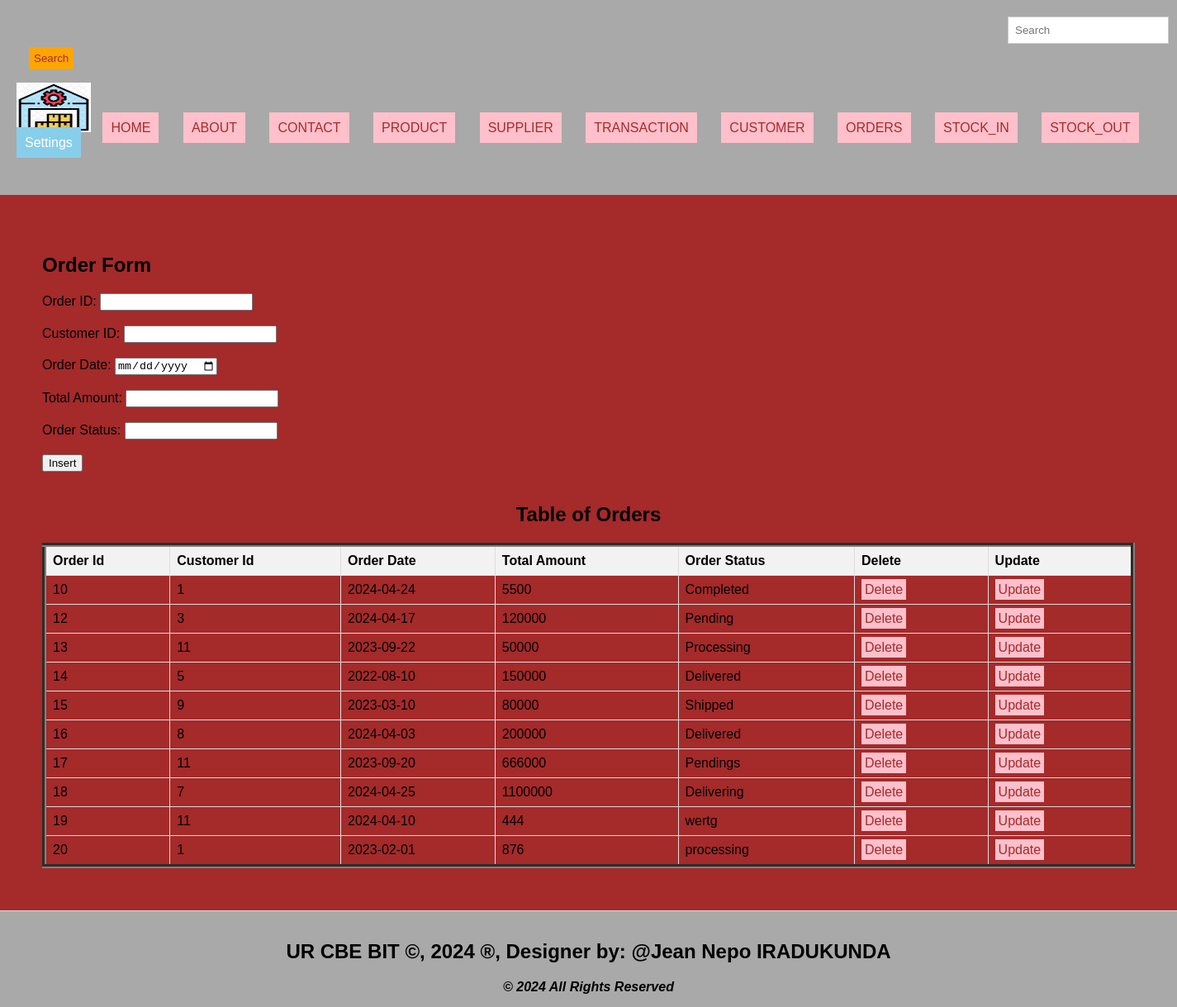
The app's page /order.php with its own data.
### tables this page shows
CREATE TABLE `orders` (
  `Order_Id` int(11) NOT NULL,
  `Customer_Id` int(11) NOT NULL,
  `Order_Date` date NOT NULL,
  `Total_Amount` float NOT NULL,
  `Order_Status` varchar(50) NOT NULL
);

### order.php (the view, shortened to what this page needs)
<!DOCTYPE html>
<html lang="en">
<head>
  <link rel="stylesheet" type="text/css" href="style.css" title="style 1" media="screen, tv, projection, handheld, print"/>
  </head>
  <header>
<body bgcolor="brown">
 <form class="d-flex" role="search" action="search.php" method="GET">
      <input class="form-control me-2" type="search" placeholder="Search" aria-label="Search" name="query">
      <button class="btn btn-outline-success" type="submit">Search</button>
    </form>
  <ul style="list-style-type: none; padding: 0;">
    <li style="display: inline; margin-right: 10px;">
    <img src="./Images/Logo.jpeg" width="90" height="60" alt="Logo">
  </li>
    <li style="display: inline; margin-right: 10px;"><a href="./home.html">HOME</a>
  </li>
    <li style="display: inline; margin-right: 10px;"><a href="./about.html">ABOUT</a>
  </li>
    <li style="display: inline; margin-right: 10px;"><a href="./contact.html">CONTACT</a>
  </li>
    <li style="display: inline; margin-right: 10px;"><a href="./product.php">PRODUCT</a>
  </li>
    <li style="display: inline; margin-right: 10px;"><a href="./supplier.php">SUPPLIER</a>
  </li>
    <li style="display: inline; margin-right: 10px;"><a href="./transaction.php">TRANSACTION</a>
  </li>
    <li style="display: inline; margin-right: 10px;"><a href="./customer.php">CUSTOMER</a>
  </li>
    <li style="display: inline; margin-right: 10px;"><a href="./order.php">ORDERS</a>
  </li>
    <li style="display: inline; margin-right: 10px;"><a href="./stockin.php">STOCK_IN</a>
  </li>
    <li style="display: inline; margin-right: 10px;"><a href="./stockout.php">STOCK_OUT</a>
  </li>
    <li class="dropdown" style="display: inline; margin-right: 10px;">
      <a href="#" style="padding: 10px; color: white; background-color: skyblue; text-decoration: none; margin-right: 15px;">Settings</a>
    </li><br><br>
  </ul>
</header>
<section>
<h1>Order Form</h1>
<form method="post" onsubmit="return confirmInsert();">
<label for="ordid">Order ID:</label>
<input type="number" id="ordid" name="ordid"><br><br>
<label for="custid">Customer ID:</label>
<input type="number" id="custid" name="custid" required><br><br>
<label for="ordrdate">Order Date:</label>
<input type="date" id="ordrdate" name="ordrdate" required><br><br>
<label for="totamount">Total Amount:</label>
<input type="number" id="totamount" name="totamount" required><br><br>
<label for="status">Order Status:</label>
<input type="text" id="status" name="status" required><br><br>
<input type="submit" name="add" value="Insert"><br><br>
</form>
<!DOCTYPE html>
<html>
<head>
</head>
<body>
    <center><h2>Table of Orders</h2></center>
    <table border="5">
        <tr>
            <th>Order Id</th>
            <th>Customer Id</th>
            <th>Order Date</th>
            <th>Total Amount</th>
            <th>Order Status</th>
            <th>Delete</th>
            <th>Update</th>
        </tr>
        <?php
       include('Database_Connection.php');
        $sql = "SELECT * FROM Orders";
        $result = $connection->query($sql);
        if ($result->num_rows > 0) {
            while ($row = $result->fetch_assoc()) {
                $ordid = $row['Order_Id'];
                echo "<tr>
                    <td>" . $row['Order_Id'] . "</td>
                    <td>" . $row['Customer_Id'] . "</td>
                    <td>" . $row['Order_Date'] . "</td>
                    <td>" . $row['Total_Amount'] . "</td>
                    <td>" . $row['Order_Status'] . "</td>
                    <td><a style='padding:4px' href='delete_order.php?Order_Id=$ordid'>Delete</a></td>
                    <td><a style='padding:4px' href='update_order.php?Order_Id=$ordid'>Update</a></td>
                </tr>";
            }
        } else {
            echo "<tr><td colspan='6'>No data found</td></tr>";
        }
        ?>
    </table>
</body>
</section>
<footer>
 <marquee behavior='alternate'>
<b><h2>UR CBE BIT &copy, 2024 &reg, Designer by: @Jean Nepo IRADUKUNDA</h2></b>
</marquee>
<center><b><i>&copy 2024 All Rights Reserved</i></b></center>
</footer>
</body>
</html>

### style.css (style rules this page uses)
body { font-family: Arial, sans-serif; margin: 0; padding: 0; }
.form-control { padding: 8px; margin-left: 4px; border: 1px solid #ccc; }
.btn { padding: 6px; background-color: orange; color: brown; border: none; }
.dropdown { position: relative; display: inline; margin-right: 10px; }
body { font-family: Arial,sans-serif; margin:0; padding:0; }
header { background-color:darkgray; padding: 20px; }
.dropdown { position: right; display:right; direction:rtl; }
section { padding:28px; border-bottom: 1px solid #ddd; }
footer { text-align: center; padding: 15px; background-color:darkgray; }

### order.php (style rules this page uses)
a { padding: 10px; color: white; background-color: pink; text-decoration: none; margin-right: 15px; }
a:link { color: brown; }
button.btn { margin-left: 15px; margin-top: 4px; }
input.form-control { margin-left: 1200px; padding: 8px; }
section { padding:51px; border-bottom: 1px solid #ddd; }
footer { text-align: center; padding: 15px; background-color:darkgray; }
table { width: 100%; border-collapse: collapse; }
th, td { border: 1px solid #ddd; padding: 8px; text-align: left; }
th { background-color: #f2f2f2; }

### records on screen
orders: Order_Id "10", Customer_Id "1", Order_Date "2024-04-24", Total_Amount "5500", Order_Status "Completed"
orders: Order_Id "12", Customer_Id "3", Order_Date "2024-04-17", Total_Amount "120000", Order_Status "Pending"
orders: Order_Id "13", Customer_Id "11", Order_Date "2023-09-22", Total_Amount "50000", Order_Status "Processing"
orders: Order_Id "14", Customer_Id "5", Order_Date "2022-08-10", Total_Amount "150000", Order_Status "Delivered"
orders: Order_Id "15", Customer_Id "9", Order_Date "2023-03-10", Total_Amount "80000", Order_Status "Shipped"
orders: Order_Id "16", Customer_Id "8", Order_Date "2024-04-03", Total_Amount "200000", Order_Status "Delivered"
orders: Order_Id "17", Customer_Id "11", Order_Date "2023-09-20", Total_Amount "666000", Order_Status "Pendings"
orders: Order_Id "18", Customer_Id "7", Order_Date "2024-04-25", Total_Amount "1100000", Order_Status "Delivering"
orders: Order_Id "19", Customer_Id "11", Order_Date "2024-04-10", Total_Amount "444", Order_Status "wertg"
orders: Order_Id "20", Customer_Id "1", Order_Date "2023-02-01", Total_Amount "876", Order_Status "processing"
